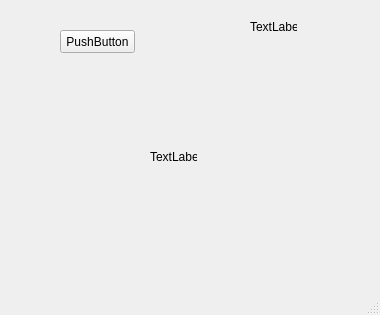
<?xml version="1.0" encoding="UTF-8"?>
<ui version="4.0">
 <class>MainWindow</class>
 <widget class="QMainWindow" name="MainWindow">
  <property name="geometry">
   <rect>
    <x>0</x>
    <y>0</y>
    <width>380</width>
    <height>315</height>
   </rect>
  </property>
  <property name="windowTitle">
   <string>MainWindow</string>
  </property>
  <widget class="QWidget" name="centralwidget">
   <widget class="QPushButton" name="pushButton">
    <property name="geometry">
     <rect>
      <x>60</x>
      <y>30</y>
      <width>75</width>
      <height>23</height>
     </rect>
    </property>
    <property name="text">
     <string>PushButton</string>
    </property>
   </widget>
   <widget class="QLabel" name="label">
    <property name="geometry">
     <rect>
      <x>150</x>
      <y>150</y>
      <width>47</width>
      <height>13</height>
     </rect>
    </property>
    <property name="text">
     <string>TextLabel</string>
    </property>
   </widget>
   <widget class="QLabel" name="label_2">
    <property name="geometry">
     <rect>
      <x>250</x>
      <y>20</y>
      <width>47</width>
      <height>13</height>
     </rect>
    </property>
    <property name="text">
     <string>TextLabel</string>
    </property>
   </widget>
  </widget>
  <widget class="QMenuBar" name="menubar">
   <property name="geometry">
    <rect>
     <x>0</x>
     <y>0</y>
     <width>380</width>
     <height>21</height>
    </rect>
   </property>
  </widget>
  <widget class="QStatusBar" name="statusbar"/>
 </widget>
 <resources/>
 <connections/>
</ui>
